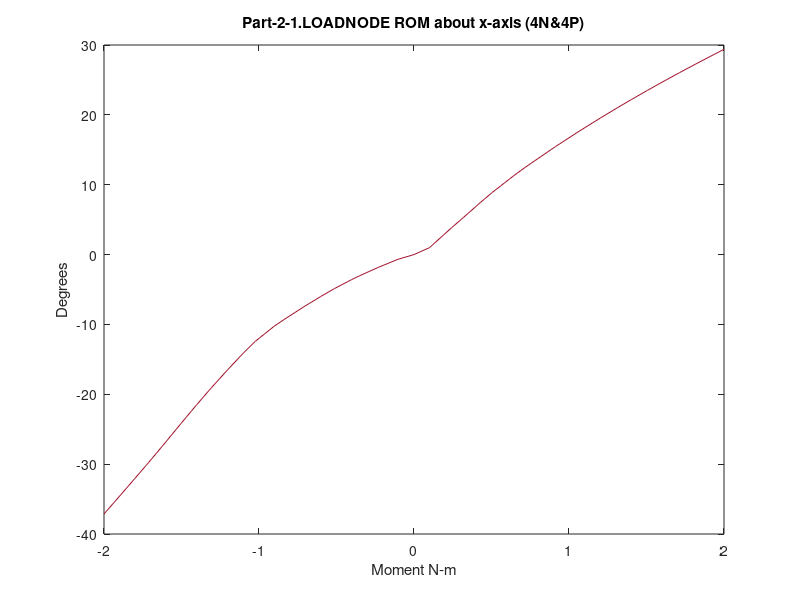

Recreate this plot in MATLAB. (Note: this script raises an error after producing the figure.)
%% Range of  motion for model14_Fixed_NoTether
%% Part-2-1.LOADNODE
% extension (4N) data converted to degrees
ta=[2 2.05126 2.11533 2.17471 2.20107 2.25678 2.30078 2.35474 2.41562 2.45083 2.5117 2.55021 2.60026 2.65289 2.70081 2.75198 2.8011 2.85607 2.90043 2.95245 3 ];
ur1a=(180/pi)*(0.0513636+[-0.0513636 -0.0630948 -0.0833367 -0.104069 -0.113836 -0.136405 -0.156061 -0.181474 -0.211865 -0.230282 -0.267977 -0.297193 -0.338408 -0.383483 -0.426384 -0.473713 -0.520012 -0.570882 -0.610705 -0.65737 -0.699426]);
ur2a=(180/pi)*(-0.001824+[0.001824 0.0078383 0.0104625 0.0114333 0.0117135 0.012101 0.0122037 0.0120423 0.0115877 0.0110205 0.00967559 0.00858998 0.00654983 0.00397714 0.00128525 -0.00192885 -0.00525435 -0.0089603 -0.0119557 -0.0157455 -0.0189979]);
ur3a=(180/pi)*(-0.0159571+[0.0159571 0.0189265 0.0208965 0.0222913 0.0229547 0.0245231 0.0259269 0.0276419 0.0294562 0.0303356 0.0315177 0.0321438 0.032618 0.032828 0.0327818 0.0325008 0.0319586 0.0313143 0.030657 0.0295235 0.0280957]);

% flexion (4P) data converted to degrees
tb=[2 2.05026 2.12154 2.16006 2.21479 2.25242 2.32555 2.36019 2.44483 2.45733 2.51914 2.56141 2.60341 2.65657 2.70193 2.75284 2.80008 2.85729 2.91018 2.97712 3];
ur1b=(180/pi)*(0.0513636+[-0.0513636 -0.0339467 0.0159154 0.0417386 0.0791263 0.103859 0.14791 0.167345 0.212369 0.218843 0.250038 0.270717 0.290851 0.315666 0.33627 0.358809 0.37925 0.403447 0.425302 0.45235 0.461506 ]);
ur2b=(180/pi)*(-0.001824+[0.001824 0.0154936 0.0276521 0.031707 0.0351786 0.0369315 0.0393431 0.0401966 0.0418761 0.0421012 0.0430631 0.0436324 0.0441868 0.0448705 0.0454363 0.0460249 0.046529 0.0471381 0.0477243 0.0484611 0.048722]);
ur3b=(180/pi)*(-0.0159571+[0.0159571 0.0244765 0.0324423 0.0346654 0.0367751 0.0377027 0.0377035 0.0373348 0.0361562 0.0359615 0.0350123 0.0343742 0.0337371 0.0329258 0.0322517 0.0314921 0.0307975 0.0300017 0.0293386 0.028551 0.0283071]);

% lateral bending (5N) data converted to degrees
ta5=[2 2.05026 2.11433 2.17371 2.20007 2.2594 2.31877 2.36096 2.42034 2.47043 2.5127 2.58779 2.63779 2.65263 2.70273 2.76565 2.80142 2.8609 2.90157 2.95756 3];
ur1a5=(180/pi)*(0.0513636+[-0.0513636 -0.0513002 -0.045112 -0.0404738 -0.0392229 -0.0394691 -0.0431355 -0.0478183 -0.0559666 -0.0648224 -0.0736507 -0.0917498 -0.104466 -0.10834 -0.121345 -0.136549 -0.144508 -0.156615 -0.16414 -0.173601 -0.180149]);
ur2a5=(180/pi)*(-0.001824+[0.001824 0.000112035 -0.0216703 -0.0463329 -0.0574612 -0.0824915 -0.107115 -0.124276 -0.147855 -0.167563 -0.184099 -0.212573 -0.230453 -0.235692 -0.252221 -0.270647 -0.280252 -0.295115 -0.304684 -0.317263 -0.326458]);
ur3a5=(180/pi)*(-0.0159571+[0.0159571 0.0129476 -0.00549314 -0.026291 -0.0356031 -0.0558261 -0.0744875 -0.0864679 -0.102477 -0.115409 -0.12604 -0.143768 -0.154457 -0.157485 -0.166721 -0.176453 -0.181414 -0.189084 -0.194023 -0.200406 -0.204942]);

% lateral bending (5P) data converted to degrees
tb5=[2 2.05026 2.12154 2.15397 2.21175 2.26507 2.30594 2.35377 2.40753 2.45988 2.50332 2.56615 2.60113 2.66023 2.70008 2.7573 2.80337 2.85729 2.91233 2.96086 3];
ur1b5=(180/pi)*(0.0513636+[-0.0513636 -0.0490266 -0.0367952 -0.0328807 -0.0291266 -0.0292993 -0.0316729 -0.0367585 -0.0451578 -0.0553682 -0.0652899 -0.0811736 -0.0907508 -0.107605 -0.118928 -0.133462 -0.14347 -0.153729 -0.162907 -0.170164 -0.175612]);
ur2b5=(180/pi)*(-0.001824+[0.001824 0.0286392 0.0716459 0.0904065 0.121256 0.147427 0.166231 0.187311 0.209992 0.231482 0.249007 0.273801 0.287286 0.308603 0.321403 0.336722 0.347663 0.359462 0.37083 0.380473 0.388012]);
ur3b5=(180/pi)*(-0.0159571+[0.0159571 0.0342667 0.0694097 0.085277 0.11136 0.133036 0.148188 0.16477 0.182243 0.198331 0.210823 0.228116 0.236842 0.249989 0.257804 0.266198 0.272001 0.278292 0.284356 0.289406 0.293262]);

% axial roation (6N) data converted to degrees.
ta6=[2 2.05026 2.10532 2.15068 2.23407 2.26532 2.33563 2.38563 2.43563 2.46688 2.50555 2.55206 2.60555 2.65607 2.70294 2.75304 2.80113 2.85856 2.90701 2.97041 3];
ur1a6=(180/pi)*(0.0513636+[-0.0513636 -0.0510046 -0.0426279 -0.0335659 -0.0131613 -0.00718469 0.00243961 0.00764763 0.0119614 0.014456 0.0171804 0.0201202 0.0231668 0.0258905 0.0282953 0.0308189 0.0332275 0.0361623 0.0387345 0.0423196 0.0440727]);
ur2a6=(180/pi)*(-0.001824+[0.001824 0.00261089 -0.0112754 -0.0253169 -0.0507096 -0.0588472 -0.0758896 -0.0870509 -0.0973627 -0.103453 -0.110587 -0.118793 -0.127822 -0.13589 -0.143074 -0.15039 -0.15702 -0.164405 -0.170326 -0.177669 -0.18096]);
ur3a6=(180/pi)*(-0.0159571+[0.0159571 0.00612835 -0.017569 -0.0408723 -0.0832099 -0.0964535 -0.122732 -0.13993 -0.155942 -0.165547 -0.176927 -0.18999 -0.204424 -0.217583 -0.229338 -0.24149 -0.252786 -0.265805 -0.276488 -0.290174 -0.29649]);

% axial rotation (6P) data converted to degrees
tb6=[2 2.05126 2.11533 2.16533 2.2247 2.25107 2.30206 2.35204 2.40323 2.45375 2.52804 2.55155 2.62764 2.65371 2.71895 2.75421 2.81684 2.85161 2.90752 2.95451 3];
ur1b6=(180/pi)*(0.0513636+[-0.0513636 -0.0504776 -0.0503945 -0.0493467 -0.0469896 -0.0454078 -0.0413283 -0.0364855 -0.0310634 -0.025802 -0.0190206 -0.0170691 -0.0115437 -0.00977694 -0.0054829 -0.00312531 0.00131652 0.00388501 0.00818198 0.011814 0.0152878]);
ur2b6=(180/pi)*(-0.001824+[0.001824 0.00681102 0.0170942 0.0273135 0.0406647 0.0470281 0.0600475 0.0732691 0.0868575 0.0998955 0.118042 0.123632 0.141086 0.146914 0.161172 0.168719 0.181719 0.188741 0.199644 0.208422 0.216613]);
ur3b6=(180/pi)*(-0.0159571+[0.0159571 0.0219112 0.0371553 0.0528612 0.0737151 0.0837548 0.104476 0.125759 0.147736 0.168833 0.197882 0.206693 0.233681 0.24247 0.263602 0.274653 0.293576 0.303816 0.319817 0.332793 0.344921]);

%% Part-2-1.N-C4-EP
% extension (4N) data converted to degrees
tc=[2 2.05126 2.11533 2.17471 2.20107 2.25678 2.30078 2.35474 2.41562 2.45083 2.5117 2.55021 2.60026 2.65289 2.70081 2.75198 2.8011 2.85607 2.90043 2.95245 3 ];
ur1c=(180/pi)*(0.0621789+[-0.0621789 -0.0700233 -0.0828961 -0.0960659 -0.102847 -0.119439 -0.134431 -0.154488 -0.179325 -0.194594 -0.227027 -0.252625 -0.288897 -0.329127 -0.367928 -0.411001 -0.453127 -0.499359 -0.535612 -0.578304 -0.616631]);
ur2c=(180/pi)*(-0.000881437+[0.000881437 0.0069705 0.010491 0.0132299 0.0143883 0.0167015 0.0183008 0.0197466 0.0207372 0.0210336 0.0212875 0.021241 0.0207236 0.0198262 0.0185641 0.0167416 0.0146364 0.012088 0.00989958 0.00682497 0.00410041]);
ur3c=(180/pi)*(-0.012901+[0.012901 0.0157126 0.0179525 0.0201952 0.0212937 0.0237879 0.0257847 0.0280144 0.0301414 0.0312005 0.0326758 0.0334095 0.0340113 0.0343445 0.034337 0.0339763 0.0332303 0.0322116 0.031199 0.0296044 0.0277132]);

% flexion (4P) data converted to degrees
td=[2 2.05026 2.12154 2.16006 2.21479 2.25242 2.32555 2.36019 2.44483 2.45733 2.51914 2.56141 2.60341 2.65657 2.70193 2.75284 2.80008 2.85729 2.91018 2.97712 3];
ur1d=(180/pi)*(0.0621789+[-0.0621789 -0.0503202 -0.00886261 0.0122436 0.0429597 0.0629449 0.0976661 0.112611 0.146919 0.151835 0.175509 0.19121 0.206453 0.225214 0.240787 0.257828 0.273256 0.291502 0.307973 0.328399 0.335316]);
ur2d=(180/pi)*(-0.000881437+[0.000881437 0.0134853 0.0246169 0.0282006 0.0311148 0.0325167 0.0343641 0.0349818 0.0361827 0.0363463 0.0370276 0.0374145 0.0377842 0.0382584 0.0386537 0.0390926 0.0394902 0.0399961 0.0404785 0.0410881 0.0412942]);
ur3d=(180/pi)*(-0.012901+[0.012901 0.0208041 0.0284685 0.0306106 0.0326634 0.0335915 0.0336772 0.0333658 0.0323613 0.0321997 0.0314408 0.0309372 0.0304445 0.0298216 0.0293007 0.0287184 0.0282031 0.0276231 0.027111 0.026509 0.026308 ]);

% lateral bending (5N) data converted to degrees
tc5=[2 2.05026 2.11433 2.17371 2.20007 2.2594 2.31877 2.36096 2.42034 2.47043 2.5127 2.58779 2.63779 2.65263 2.70273 2.76565 2.80142 2.8609 2.90157 2.95756 3];
ur1c5=(180/pi)*(0.0621789+[-0.0621789 -0.0620264 -0.0545439 -0.0484793 -0.0465711 -0.0451011 -0.0465149 -0.0496444 -0.0558365 -0.0632569 -0.0709252 -0.0871621 -0.0987327 -0.102254 -0.114052 -0.127773 -0.134922 -0.145633 -0.152298 -0.160696 -0.166575]);
ur2c5=(180/pi)*(-0.000881437+[0.000881437 0.00326221 -0.011875 -0.0302361 -0.0386495 -0.0577833 -0.0764783 -0.089543 -0.10782 -0.123392 -0.136592 -0.159568 -0.174095 -0.178343 -0.191596 -0.206084 -0.213517 -0.224827 -0.232073 -0.241509 -0.248373]);
ur3c5=(180/pi)*(-0.012901+[0.012901 0.0125327 -0.00147924 -0.0179866 -0.0254283 -0.0416417 -0.0563778 -0.0657436 -0.0784185 -0.0889071 -0.0977032 -0.112635 -0.121718 -0.124276 -0.131979 -0.139899 -0.143888 -0.150007 -0.153942 -0.158989 -0.162596]);

% lateral bending (5P) data converted to degrees
td5=[2 2.05026 2.12154 2.15397 2.21175 2.26507 2.30594 2.35377 2.40753 2.45988 2.50332 2.56615 2.60113 2.66023 2.70008 2.7573 2.80337 2.85729 2.91233 2.96086 3];
ur1d5=(180/pi)*(0.0621789+[-0.0621789 -0.0606846 -0.0488041 -0.0449876 -0.0413924 -0.0414924 -0.0436881 -0.0485408 -0.0566398 -0.0664794 -0.0759532 -0.09121 -0.100393 -0.116417 -0.127198 -0.140924 -0.150343 -0.15998 -0.168586 -0.175432 -0.180603]);
ur2d5=(180/pi)*(-0.000881437+[0.000881437 0.0224589 0.0576795 0.0729082 0.0976503 0.118363 0.133134 0.149587 0.16725 0.184098 0.197915 0.217635 0.228363 0.245218 0.255188 0.266652 0.274673 0.283214 0.291338 0.29816 0.303512]);
ur3d5=(180/pi)*(-0.012901+[0.012901 0.0275127 0.0571845 0.0705319 0.0922882 0.110156 0.122589 0.136126 0.150481 0.163803 0.174181 0.188757 0.196063 0.207011 0.213519 0.220167 0.224659 0.229483 0.234075 0.237866 0.240779]);

% axial rotation (6N) data converted to degrees
tc6=[2 2.05026 2.10532 2.15068 2.23407 2.26532 2.33563 2.38563 2.43563 2.46688 2.50555 2.55206 2.60555 2.65607 2.70294 2.75304 2.80113 2.85856 2.90701 2.97041 3];
ur1c6=(180/pi)*(0.0621789+[-0.0621789 -0.0621284 -0.053235 -0.0436875 -0.0223806 -0.0162299 -0.00627148 -0.000804951 0.00372868 0.00631583 0.00910946 0.0120567 0.015074 0.0177201 0.0199891 0.0222935 0.0244396 0.0269785 0.029174 0.0322197 0.0336978]);
ur2c6=(180/pi)*(-0.000881437+[0.000881437 0.00446454 -0.00511759 -0.0156444 -0.0348113 -0.0407599 -0.0531264 -0.0611621 -0.0685565 -0.072927 -0.0780663 -0.084061 -0.090774 -0.0968582 -0.102308 -0.107896 -0.113013 -0.11875 -0.123346 -0.129043 -0.131598]);
ur3c6=(180/pi)*(-0.012901+[0.012901 0.00588713 -0.0137407 -0.0336508 -0.0697041 -0.0806592 -0.101971 -0.115795 -0.128555 -0.136188 -0.145201 -0.155559 -0.16699 -0.177425 -0.186766 -0.196413 -0.205398 -0.215732 -0.224202 -0.235016 -0.239966]);

% axial rotation (6P) data converted to degrees
td6=[2 2.05126 2.11533 2.16533 2.2247 2.25107 2.30206 2.35204 2.40323 2.45375 2.52804 2.55155 2.62764 2.65371 2.71895 2.75421 2.81684 2.85161 2.90752 2.95451 3];
ur1d6=(180/pi)*(0.0621789+[-0.0621789 -0.0622207 -0.0620444 -0.0607921 -0.058138 -0.0564144 -0.0520049 -0.0469182 -0.0412817 -0.0358627 -0.0288005 -0.0267244 -0.0206179 -0.0186735 -0.013997 -0.011405 -0.00659927 -0.00388954 0.000453262 0.00402002 0.00740695]);
ur2d6=(180/pi)*(-0.000881437+[0.000881437 0.00393277 0.0105538 0.0176399 0.0271613 0.0317811 0.0413302 0.050861 0.0604996 0.0695805 0.0822573 0.0861957 0.098727 0.103003 0.113649 0.119368 0.129349 0.134795 0.143345 0.150287 0.156787]);
ur3d6=(180/pi)*(-0.012901+[0.012901 0.0167372 0.0282509 0.0407853 0.0578091 0.0661457 0.0834927 0.10124 0.119392 0.136616 0.160275 0.167437 0.189355 0.19653 0.213864 0.222955 0.238595 0.247088 0.260378 0.271166 0.281248]);

%% part-2-1.N-C5-EP
% extension (4N) data converted to degrees
te=[2 2.05126 2.11533 2.17471 2.20107 2.25678 2.30078 2.35474 2.41562 2.45083 2.5117 2.55021 2.60026 2.65289 2.70081 2.75198 2.8011 2.85607 2.90043 2.95245 3 ];
ur1e=(180/pi)*(0.0417456+[-0.0417456 -0.0337118 -0.031639 -0.0332736 -0.0347231 -0.0391139 -0.0440605 -0.0522221 -0.0641011 -0.0720133 -0.0859586 -0.0939789 -0.10425 -0.115231 -0.12504 -0.135492 -0.14566 -0.157994 -0.168824 -0.182004 -0.194767]);
ur2e=(180/pi)*(0.0068242+[-0.0068242 -0.00297963 0.00123739 0.00464503 0.0059024 0.00804297 0.00937615 0.0107978 0.0120152 0.0125327 0.0133788 0.0138443 0.0141206 0.013886 0.0131641 0.0119219 0.0103544 0.00845227 0.00662881 0.00393006 0.00108087]);
ur3e=(180/pi)*(-0.00109566+[0.00109566 0.00153793 0.00366115 0.00571079 0.00650944 0.00797255 0.00902464 0.0103962 0.0118461 0.0125958 0.0137922 0.0143995 0.014819 0.0148626 0.0145134 0.0138036 0.0127987 0.0116153 0.0105157 0.00890576 0.00717516]);

% flexion (4P) data converted to degrees
tf=[2 2.05026 2.12154 2.16006 2.21479 2.25242 2.32555 2.36019 2.44483 2.45733 2.51914 2.56141 2.60341 2.65657 2.70193 2.75284 2.80008 2.85729 2.91018 2.97712 3];
ur1f=(180/pi)*(0.0417456+[-0.0417456 -0.0295769 -0.0138022 0.00128415 0.0242803 0.0382941 0.0617246 0.0716292 0.0941681 0.0974136 0.113105 0.123567 0.133741 0.146301 0.15677 0.168232 0.178595 0.190804 0.201793 0.215333 0.219845 ]);
ur2f=(180/pi)*(0.0068242+[-0.0068242 0.000349367 0.00638444 0.00882378 0.0107152 0.0118228 0.0137518 0.0146192 0.0164268 0.0166687 0.0177671 0.0184186 0.0190356 0.0197852 0.0203863 0.0210293 0.0215963 0.0222873 0.0229128 0.0236697 0.0239135]);
ur3f=(180/pi)*(-0.00109566+[0.00109566 0.00395503 0.00761178 0.00857166 0.00949079 0.00990603 0.00961481 0.00931266 0.00869921 0.00861142 0.00811306 0.00778965 0.00748127 0.00709019 0.00676828 0.00639484 0.00606783 0.00570703 0.00539223 0.00502617 0.00490356]);

% lateral bending (5N) data converted to degrees
te5=[2 2.05026 2.11433 2.17371 2.20007 2.2594 2.31877 2.36096 2.42034 2.47043 2.5127 2.58779 2.63779 2.65263 2.70273 2.76565 2.80142 2.8609 2.90157 2.95756 3];
ur1e5=(180/pi)*(0.0417456+[-0.0417456 -0.0291699 -0.0222309 -0.019125 -0.0186957 -0.0198598 -0.0229473 -0.0267908 -0.033773 -0.0414469 -0.0489652 -0.0643476 -0.0750542 -0.0782417 -0.0885813 -0.100151 -0.10607 -0.114778 -0.120133 -0.126867 -0.131618]);
ur2e5=(180/pi)*(0.0068242+[-0.0068242 -0.00243428 -0.0084431 -0.0183532 -0.0231792 -0.035203 -0.0478542 -0.0570688 -0.0703677 -0.0820528 -0.0920982 -0.109694 -0.120762 -0.123945 -0.133694 -0.143859 -0.14892 -0.156422 -0.161125 -0.167093 -0.171331]);
ur3e5=(180/pi)*(-0.00109566+[0.00109566 0.00196275 -0.00387533 -0.0125787 -0.0166559 -0.0258095 -0.0347134 -0.0406304 -0.0490193 -0.0563351 -0.0626784 -0.073716 -0.0804505 -0.0822749 -0.0876667 -0.0928386 -0.095353 -0.0991211 -0.101504 -0.104469 -0.106604]);

% lateral bending (5P) data converted to degrees
tf5=[2 2.05026 2.12154 2.15397 2.21175 2.26507 2.30594 2.35377 2.40753 2.45988 2.50332 2.56615 2.60113 2.66023 2.70008 2.7573 2.80337 2.85729 2.91233 2.96086 3];
ur1f5=(180/pi)*(0.0417456+[-0.0417456 -0.0299589 -0.0258116 -0.0254744 -0.0257808 -0.0279887 -0.0312581 -0.0368319 -0.0453376 -0.0551892 -0.0645228 -0.0793628 -0.0881894 -0.103228 -0.113024 -0.125049 -0.133384 -0.141843 -0.149441 -0.155521 -0.160055]);
ur2f5=(180/pi)*(0.0068242+[-0.0068242 0.004609 0.0246653 0.0338607 0.0502558 0.065066 0.075903 0.088143 0.101435 0.114204 0.124803 0.140027 0.148238 0.160927 0.168066 0.175707 0.18088 0.186202 0.19121 0.195387 0.198624]);
ur3f5=(180/pi)*(-0.00109566+[0.00109566 0.00629067 0.021513 0.0291392 0.0429492 0.0552768 0.0641252 0.0739954 0.0847492 0.0948524 0.102825 0.1142 0.119774 0.127963 0.132595 0.136696 0.139377 0.142112 0.144711 0.146873 0.148591]);

% axial rotation (6N) data converted to degrees
te6=[2 2.05026 2.10532 2.15068 2.23407 2.26532 2.33563 2.38563 2.43563 2.46688 2.50555 2.55206 2.60555 2.65607 2.70294 2.75304 2.80113 2.85856 2.90701 2.97041 3];
ur1e6=(180/pi)*(0.0417456+[-0.0417456 -0.0292419 -0.0217303 -0.0158887 -0.0107317 -0.00790798 -0.00116443 0.00312698 0.00695123 0.00916155 0.0115002 0.0139417 0.0164658 0.0186769 0.0205177 0.0223711 0.0241103 0.0262195 0.0280805 0.0306376 0.0318618]);
ur2e6=(180/pi)*(0.0068242+[-0.0068242 -0.00167991 -0.0041788 -0.0087683 -0.0185983 -0.0223755 -0.0300191 -0.0348555 -0.0395051 -0.0422964 -0.0456105 -0.0495182 -0.0538615 -0.0577707 -0.061293 -0.0649133 -0.0682428 -0.0719851 -0.0749761 -0.0785869 -0.0801681]);
ur3e6=(180/pi)*(-0.00109566+[0.00109566 -0.00341878 -0.0143506 -0.0261454 -0.0448566 -0.0513186 -0.0644953 -0.0731083 -0.0812261 -0.086114 -0.0918712 -0.0984901 -0.105769 -0.112372 -0.118262 -0.1243 -0.129913 -0.136375 -0.141671 -0.148351 -0.151379]);

% axial rotation (6P) data converted to degrees
tf6=[2 2.05126 2.11533 2.16533 2.2247 2.25107 2.30206 2.35204 2.40323 2.45375 2.52804 2.55155 2.62764 2.65371 2.71895 2.75421 2.81684 2.85161 2.90752 2.95451 3];
ur1f6=(180/pi)*(0.0417456+[-0.0417456 -0.0389699 -0.0359179 -0.0337268 -0.0311862 -0.0301056 -0.0281378 -0.0259328 -0.0240949 -0.0220161 -0.0180726 -0.016708 -0.0121905 -0.0106843 -0.00677025 -0.00460177 -0.000696525 0.00146789 0.00495019 0.00793695 0.0108585]);
ur2f6=(180/pi)*(0.0068242+[-0.0068242 -0.00635886 -0.00483529 -0.00299051 -0.000260341 0.00118639 0.0043408 0.00793059 0.0119174 0.0164838 0.0240121 0.0264746 0.034612 0.0374418 0.0445985 0.0484697 0.0552647 0.0590081 0.0649647 0.069873 0.074477]);
ur3f6=(180/pi)*(-0.00109566+[0.00109566 0.00183497 0.00721268 0.0137098 0.0229868 0.0277037 0.0377578 0.0484899 0.0594208 0.0702432 0.0861228 0.0910318 0.106191 0.111139 0.123114 0.129356 0.140028 0.145811 0.154879 0.162281 0.169198]);

%% part-2-1.N-C6-EP
% extension (4N) data converted to degrees
tg=[2 2.05126 2.11533 2.17471 2.20107 2.25678 2.30078 2.35474 2.41562 2.45083 2.5117 2.55021 2.60026 2.65289 2.70081 2.75198 2.8011 2.85607 2.90043 2.95245 3 ];
ur1g=(180/pi)*(0.0202086+[-0.0202086 -0.00850091 -0.00105492 0.00266735 0.00365639 0.00459244 0.00429409 0.00264795 -0.00117414 -0.00424426 -0.0101512 -0.0135355 -0.017569 -0.0218955 -0.0259454 -0.0304387 -0.035181 -0.0416025 -0.0476574 -0.0552864 -0.0629778]);
ur2g=(180/pi)*(0.00413153+[-0.00413153 -0.00257935 0.000274713 0.00203225 0.00265605 0.00366839 0.00423031 0.00482512 0.00530358 0.00547316 0.00584365 0.00612566 0.00632887 0.0064596 0.00646163 0.00632813 0.00597476 0.00529794 0.0046728 0.00397949 0.00304245]);
ur3g=(180/pi)*(0.00157139+[-0.00157139 -0.00253623 -0.00154431 -0.000837419 -0.000575263 -7.15318E-005 0.000320804 0.000912193 0.00164177 0.00204085 0.00275676 0.00316495 0.00348277 0.0037569 0.0039107 0.00398118 0.00387021 0.00356455 0.00330931 0.00307997 0.00268729]);

% flexion (4P) data converted to degrees
tf=[2 2.05026 2.12154 2.16006 2.21479 2.25242 2.32555 2.36019 2.44483 2.45733 2.51914 2.56141 2.60341 2.65657 2.70193 2.75284 2.80008 2.85729 2.91018 2.97712 3];
ur1h=(180/pi)*(0.0202086+[-0.0202086 -0.00846075 -0.00592134 -0.00133407 0.00990692 0.0181191 0.0306947 0.0358844 0.0476516 0.0493326 0.0573989 0.0627154 0.0678854 0.0742726 0.0795916 0.0853891 0.0906037 0.0967471 0.10229 0.109075 0.111329]);
ur2h=(180/pi)*(0.00413153+[-0.00413153 -0.000695439 0.00256731 0.00420845 0.0058271 0.00626651 0.00725939 0.0077422 0.00882686 0.00897132 0.00960357 0.00997304 0.0102938 0.010657 0.0109416 0.0112354 0.011492 0.0118318 0.0121386 0.0125069 0.0126226 ]);
ur3h=(180/pi)*(0.00157139+[-0.00157139 -0.00108205 0.00122588 0.0022334 0.00318233 0.0035863 0.00321479 0.00295391 0.00243981 0.00236925 0.00202334 0.00180356 0.00159084 0.00130956 0.00108003 0.00085086 0.000658774 0.000441773 0.000249344 3.36956E-005 -3.79127E-005]);

% lateral bending (5N) data converted to degrees
tg5=[2 2.05026 2.11433 2.17371 2.20007 2.2594 2.31877 2.36096 2.42034 2.47043 2.5127 2.58779 2.63779 2.65263 2.70273 2.76565 2.80142 2.8609 2.90157 2.95756 3];
ur1g5=(180/pi)*(0.0202086+[-0.0202086 -0.00516334 0.000696485 0.00456915 0.00578511 0.00684352 0.00630302 0.0045705 0.00067271 -0.00383161 -0.00820183 -0.0171117 -0.0235503 -0.0252987 -0.0306915 -0.0374735 -0.0409981 -0.0461642 -0.0494185 -0.0536397 -0.0567082]);
ur2g5=(180/pi)*(0.00413153+[-0.00413153 -0.000226056 -0.000384412 -0.00370328 -0.0057512 -0.0113352 -0.0178143 -0.022847 -0.0305272 -0.0374277 -0.0432997 -0.0535215 -0.0600614 -0.0618242 -0.0670169 -0.0728339 -0.0757247 -0.0799372 -0.0825718 -0.0859621 -0.0883981]);
ur3g5=(180/pi)*(0.00157139+[-0.00157139 -0.000775315 -0.0015513 -0.00465239 -0.00636692 -0.0103302 -0.0142797 -0.0168961 -0.020807 -0.0243583 -0.0275181 -0.0330707 -0.0365491 -0.0373746 -0.0396638 -0.0422823 -0.0435419 -0.0453672 -0.0465021 -0.0479232 -0.0489612]);

% lateral bending (5P) data converted to degrees
th5=[2 2.05026 2.12154 2.15397 2.21175 2.26507 2.30594 2.35377 2.40753 2.45988 2.50332 2.56615 2.60113 2.66023 2.70008 2.7573 2.80337 2.85729 2.91233 2.96086 3];
ur1h5=(180/pi)*(0.0202086+[-0.0202086 -0.00538992 6.56467E-005 0.00163881 0.00327298 0.00310409 0.00151549 -0.00182919 -0.00774614 -0.0147191 -0.021241 -0.031645 -0.0377946 -0.0477342 -0.0534651 -0.0611024 -0.0665014 -0.0719299 -0.0767721 -0.0807263 -0.0836973]);
ur2h5=(180/pi)*(0.00413153+[-0.00413153 -0.000133972 0.00732719 0.0117477 0.0203742 0.0286903 0.0350271 0.0424193 0.0509512 0.0592228 0.0661021 0.076049 0.0814635 0.0895109 0.0934944 0.097906 0.100831 0.103714 0.106358 0.108588 0.110305]);
ur3h5=(180/pi)*(0.00157139+[-0.00157139 -0.00157937 0.00351297 0.0069082 0.0136826 0.0201577 0.0250547 0.030638 0.0371379 0.0433028 0.0480737 0.0550637 0.0584651 0.0631777 0.0653779 0.067629 0.06907 0.0704733 0.0717349 0.0728002 0.0736436]);

% axial rotation (6N) data converted to degrees
tg6=[2 2.05026 2.10532 2.15068 2.23407 2.26532 2.33563 2.38563 2.43563 2.46688 2.50555 2.55206 2.60555 2.65607 2.70294 2.75304 2.80113 2.85856 2.90701 2.97041 3];
ur1g6=(180/pi)*(0.0202086+[-0.0202086 -0.00470367 0.000634824 0.00315308 0.00587277 0.00720229 0.00980584 0.0113014 0.0126563 0.0134993 0.0144277 0.0155411 0.0167037 0.0177891 0.0188858 0.0200677 0.0212106 0.0225718 0.0237697 0.0253884 0.026149]);
ur2g6=(180/pi)*(0.00413153+[-0.00413153 -0.000365712 0.00021514 -0.00180128 -0.00701427 -0.00915139 -0.0136993 -0.0167338 -0.0195621 -0.0211764 -0.0230262 -0.0251545 -0.0274682 -0.029525 -0.0312694 -0.0330455 -0.0346781 -0.0365367 -0.0380655 -0.0399295 -0.0407515]);
ur3g6=(180/pi)*(0.00157139+[-0.00157139 -0.00438524 -0.00805593 -0.0123495 -0.0207785 -0.0239279 -0.0305379 -0.0349733 -0.0391514 -0.0416849 -0.0446635 -0.0480977 -0.0518545 -0.0552654 -0.0582543 -0.0613074 -0.0641273 -0.0673955 -0.0701141 -0.0735438 -0.0750885]);

% axial rotation (6P) data converted to degrees
th6=[2 2.05126 2.11533 2.16533 2.2247 2.25107 2.30206 2.35204 2.40323 2.45375 2.52804 2.55155 2.62764 2.65371 2.71895 2.75421 2.81684 2.85161 2.90752 2.95451 3];
ur1h6=(180/pi)*(0.0202086+[-0.0202086 -0.0167204 -0.0132216 -0.0110668 -0.00921485 -0.00863535 -0.00803393 -0.00799658 -0.00779297 -0.00730269 -0.00572368 -0.00509837 -0.00242565 -0.00131448 0.00162836 0.00311429 0.00554956 0.00686431 0.00893892 0.0106863 0.0124009]);
ur2h6=(180/pi)*(0.00413153+[-0.00413153 -0.00419481 -0.00419224 -0.00431638 -0.00421321 -0.00411176 -0.00385928 -0.00341484 -0.00246783 -0.000830989 0.00302222 0.00447171 0.00944733 0.011234 0.015863 0.0184202 0.0229496 0.0254664 0.0294953 0.0328243 0.0359316]);
ur3h6=(180/pi)*(0.00157139+[-0.00157139 -0.00180631 0.000354767 0.00278483 0.00598724 0.00745414 0.0104434 0.0137202 0.0180135 0.022765 0.0305389 0.033085 0.0413335 0.044137 0.0510539 0.0546803 0.0609295 0.0643531 0.0697643 0.074193 0.0783243]);

%% part-2-1.N-C7-EP
% flexion (4N) data converted to degrees
ti=[2 2.05126 2.11533 2.17471 2.20107 2.25678 2.30078 2.35474 2.41562 2.45083 2.5117 2.55021 2.60026 2.65289 2.70081 2.75198 2.8011 2.85607 2.90043 2.95245 3 ];
ur1i=(180/pi)*(1.15648E-005+[-1.15648E-005 4.30729E-005 8.31911E-005 0.000111306 0.000121871 0.000141733 0.000154231 0.000165461 0.000173034 0.000175262 0.000175347 0.000175173 0.000174254 0.000171791 0.000168286 0.000163154 0.000157249 0.000146595 0.000134241 0.000117132 9.91419E-005]);
ur2i=(180/pi)*(2.27513E-005+[-2.27513E-005 -2.15049E-005 -1.70445E-005 -1.10712E-005 -8.58312E-006 -3.93556E-006 -8.12798E-007 2.76842E-006 5.99604E-006 7.35488E-006 1.00208E-005 1.20991E-005 1.53873E-005 1.84899E-005 2.09785E-005 2.38851E-005 2.62394E-005 2.83524E-005 2.94478E-005 3.06563E-005 3.10734E-005]);
ur3i=(180/pi)*(-7.63707E-006+[7.63707E-006 -8.72357E-007 -2.07657E-006 -4.45694E-006 -5.60896E-006 -8.22014E-006 -1.01717E-005 -1.24981E-005 -1.46456E-005 -1.57458E-005 -1.85312E-005 -2.01535E-005 -2.31596E-005 -2.68836E-005 -3.05738E-005 -3.48752E-005 -3.9659E-005 -4.55663E-005 -4.99665E-005 -5.50357E-005 -5.96133E-005 ]);

% extension (4P) data converted to degrees
th=[2 2.05026 2.12154 2.16006 2.21479 2.25242 2.32555 2.36019 2.44483 2.45733 2.51914 2.56141 2.60341 2.65657 2.70193 2.75284 2.80008 2.85729 2.91018 2.97712 3];
ur1j=(180/pi)*(1.15648E-005+[-1.15648E-005 2.86451E-005 1.1213E-005 9.62844E-006 2.23377E-005 5.70918E-005 0.000136117 0.000170171 0.000244455 0.000255147 0.000306181 0.000340468 0.000374686 0.000418466 0.000456237 0.000498651 0.000538325 0.000586397 0.00063079 0.000687068 0.000706182 ]);
ur2j=(180/pi)*(2.27513E-005+[-2.27513E-005 -1.80302E-005 -1.29371E-005 -9.60309E-006 -4.1377E-006 -1.40139E-006 7.40219E-007 1.80878E-006 4.16831E-006 4.53103E-006 6.45837E-006 7.57269E-006 8.4959E-006 9.5789E-006 1.05137E-005 1.15222E-005 1.24038E-005 1.33412E-005 1.42542E-005 1.5493E-005 1.59224E-005]);
ur3j=(180/pi)*(-7.63707E-006+[7.63707E-006 -6.95293E-007 2.01318E-006 3.02833E-006 3.1748E-006 7.83472E-007 -5.30077E-006 -8.47528E-006 -1.57452E-005 -1.67869E-005 -2.17107E-005 -2.50096E-005 -2.83115E-005 -3.2555E-005 -3.62288E-005 -4.03179E-005 -4.41719E-005 -4.89328E-005 -5.33611E-005 -5.89763E-005 -6.08997E-005]);

% lateral bending (5N) data converted to degrees
ti5=[2 2.05026 2.11433 2.17371 2.20007 2.2594 2.31877 2.36096 2.42034 2.47043 2.5127 2.58779 2.63779 2.65263 2.70273 2.76565 2.80142 2.8609 2.90157 2.95756 3];
ur1i5=(180/pi)*(1.15648E-005+[-1.15648E-005 4.81631E-005 6.45709E-005 8.1374E-005 9.05943E-005 0.000110704 0.000130236 0.000143348 0.000159877 0.000170314 0.000175435 0.000174707 0.000167124 0.000162566 0.000145978 0.000119465 0.000103653 7.79217E-005 6.1138E-005 3.88218E-005 2.2146E-005]);
ur2i5=(180/pi)*(2.27513E-005+[-2.27513E-005 -1.46003E-005 -6.83395E-006 -1.05738E-005 -1.49565E-005 -2.81903E-005 -4.38305E-005 -5.59299E-005 -7.38942E-005 -9.00772E-005 -0.000104774 -0.000132128 -0.000151724 -0.000158361 -0.000180739 -0.00020919 -0.000224883 -0.000249901 -0.000266512 -0.000288679 -0.000305266]);
ur3i5=(180/pi)*(-7.63707E-006+[7.63707E-006 7.84692E-006 1.26976E-005 1.40728E-005 1.35373E-005 1.28983E-005 1.26797E-005 1.33604E-005 1.59927E-005 1.95644E-005 2.35806E-005 3.26237E-005 4.01777E-005 4.21402E-005 5.13484E-005 6.33584E-005 7.07411E-005 8.32204E-005 9.1761E-005 0.000103381 0.000112257 ]);

% lateral bending (5P) data converted to degrees
tj5=[2 2.05026 2.12154 2.15397 2.21175 2.26507 2.30594 2.35377 2.40753 2.45988 2.50332 2.56615 2.60113 2.66023 2.70008 2.7573 2.80337 2.85729 2.91233 2.96086 3];
ur1j5=(180/pi)*(1.15648E-005+[-0.00157139 -0.00157937 0.00351297 0.0069082 0.0136826 0.0201577 0.0250547 0.030638 0.0371379 0.0433028 0.0480737 0.0550637 0.0584651 0.0631777 0.0653779 0.067629 0.06907 0.0704733 0.0717349 0.0728002 0.0736436]);
ur2j5=(180/pi)*(2.27513E-005+[-2.27513E-005 -2.08304E-005 -1.23832E-005 -5.10951E-006 1.04246E-005 2.72386E-005 4.10624E-005 5.73425E-005 7.54955E-005 9.34265E-005 0.000108322 0.000130635 0.000143852 0.00016974 0.000189677 0.000216375 0.000235801 0.000257733 0.000278569 0.00029652 0.000311073]);
ur3j5=(180/pi)*(-7.63707E-006+[7.63707E-006 -9.3678E-006 -1.35601E-005 -1.33455E-005 -1.23267E-005 -1.19189E-005 -1.22739E-005 -1.39446E-005 -1.72562E-005 -2.09898E-005 -2.50079E-005 -3.28037E-005 -3.63749E-005 -4.60025E-005 -5.0988E-005 -5.78621E-005 -6.42307E-005 -7.17359E-005 -7.94815E-005 -8.61547E-005 -9.17589E-005]);

% axial rotation (6N) data converted to degrees
tj6=[2 2.05026 2.10532 2.15068 2.23407 2.26532 2.33563 2.38563 2.43563 2.46688 2.50555 2.55206 2.60555 2.65607 2.70294 2.75304 2.80113 2.85856 2.90701 2.97041 3];
ur1j6=(180/pi)*(1.15648E-005+[-1.15648E-005 4.29328E-005 4.95286E-005 4.84207E-005 5.1093E-005 5.66698E-005 7.52779E-005 8.92786E-005 0.000103663 0.000113267 0.000124946 0.000138229 0.000152643 0.000166167 0.000179514 0.000193839 0.000207596 0.000223756 0.000237193 0.000255194 0.000263704]);
ur2j6=(180/pi)*(2.27513E-005+[-2.27513E-005 -1.03723E-006 2.885E-005 4.78646E-005 6.82999E-005 7.40918E-005 8.50649E-005 9.14228E-005 9.75613E-005 0.000101027 0.00010537 0.000111025 0.000117121 0.000122526 0.000127424 0.000132493 0.000137103 0.000142599 0.000147378 0.000153519 0.000156478]);
ur3j6=(180/pi)*(-7.63707E-006+[7.63707E-006 -3.7165E-005 -8.99309E-005 -0.000135237 -0.000223541 -0.000257669 -0.000331791 -0.000383956 -0.000436255 -0.000469106 -0.000509558 -0.00055803 -0.000613345 -0.00066556 -0.000714007 -0.000765776 -0.000815398 -0.000874593 -0.000924383 -0.000989416 -0.00101979]);

% axial rotation (6P) data converted to degrees
ti6=[2 2.05126 2.11533 2.16533 2.2247 2.25107 2.30206 2.35204 2.40323 2.45375 2.52804 2.55155 2.62764 2.65371 2.71895 2.75421 2.81684 2.85161 2.90752 2.95451 3];
ur1i6=(180/pi)*(1.15648E-005+[-1.15648E-005 8.14754E-006 2.50301E-005 3.31962E-005 4.11976E-005 4.32119E-005 4.42277E-005 4.01407E-005 3.13661E-005 2.15374E-005 1.17858E-005 9.76351E-006 1.07668E-005 1.23465E-005 2.21049E-005 3.31601E-005 5.63919E-005 7.05389E-005 9.3997E-005 0.000115639 0.000138731]);
ur2i6=(180/pi)*(2.27513E-005+[-2.27513E-005 -2.30528E-005 -3.4002E-005 -4.74118E-005 -6.89056E-005 -8.00427E-005 -0.000103353 -0.000129211 -0.000160759 -0.000191985 -0.000234122 -0.00024675 -0.000280466 -0.000290805 -0.000311373 -0.000319869 -0.000329598 -0.000333637 -0.000337686 -0.000338657 -0.000337326]);
ur3i6=(180/pi)*(-7.63707E-006+[7.63707E-006 1.09365E-005 3.88534E-005 6.91607E-005 0.000110597 0.000130906 0.000173137 0.000218718 0.000274269 0.000331439 0.000417812 0.000445346 0.000533746 0.000563472 0.000634868 0.000672418 0.000736833 0.000772307 0.000828544 0.00087576 0.000921884]);

%% join ROM data
% LOADNODE
% (4N&4P)
u1a=[flip(ur1a(2:21)),ur1b];
u2a=[flip(ur2a(2:21)),ur2b];
u3a=[flip(ur3a(2:21)),ur3b];
t1=[2*(-1*flip(ta(2:21))+2),(tb-2)*2];

%(5N&5P)
t2=[2*(-1*flip(ta5(2:21))+2),(tb5-2)*2];
u1a5=[flip(ur1a5(2:21)),ur1b5];
u2a5=[flip(ur2a5(2:21)),ur2b5];
u3a5=[flip(ur3a5(2:21)),ur3b5];

%(6N&6P)
tab6=[2*(-1*flip(ta6(2:21))+2),(tb6-2)*2];
u1a6=[flip(ur1a6(2:21)),ur1b6];
u2a6=[flip(ur2a6(2:21)),ur2b6];
u3a6=[flip(ur3a6(2:21)),ur3b6];

% C4
% (4N&4P)
u1z=[flip(ur1c(2:21)),ur1d];
u2z=[flip(ur2c(2:21)),ur2d];
u3z=[flip(ur3c(2:21)),ur3d];
t3=[2*(-1*flip(tc(2:21))+2),(td-2)*2];

%(5N&5P)
t4=[2*(-1*flip(tc5(2:21))+2),(td5-2)*2];
u1z5=[flip(ur1c5(2:21)),ur1d5];
u2z5=[flip(ur2c5(2:21)),ur2d5];
u3z5=[flip(ur3c5(2:21)),ur3d5];


% 6N & 6P
t20=[2*(-1*flip(tc6(2:21))+2),(td6-2)*2];
u1c6=[flip(ur1c6(2:21)),ur1d6];
u2c6=[flip(ur2c6(2:21)),ur2d6];
u3c6=[flip(ur3c6(2:21)),ur3d6];


% C5
% (4N&4P)
u1y=[flip(ur1e(2:21)),ur1f];
u2y=[flip(ur2e(2:21)),ur2f];
u3y=[flip(ur3e(2:21)),ur3f];
t5=[2*(-1*flip(te(2:21))+2),(tf-2)*2];


%(5N&5P)
t6=[2*(-1*flip(te5(2:21))+2),(tf5-2)*2];
u1y5=[flip(ur1e5(2:21)),ur1f5];
u2y5=[flip(ur2e5(2:21)),ur2f5];
u3y5=[flip(ur3e5(2:21)),ur3f5];

%(6N&6P)
t21=[2*(-1*flip(te6(2:21))+2),(tf6-2)*2];
u1e6=[flip(ur1e6(2:21)),ur1f6];
u2e6=[flip(ur2e6(2:21)),ur2f6];
u3e6=[flip(ur3e6(2:21)),ur3f6];

% C6
% (4N&4P)
u1x=[flip(ur1g(2:21)),ur1h];
u2x=[flip(ur2g(2:21)),ur2h];
u3x=[flip(ur3g(2:21)),ur3h];
t7=[2*(-1*flip(tg(2:21))+2),(tf-2)*2];

%(5N&5P)
t8=[2*(-1*flip(tg5(2:21))+2),(th5-2)*2];
u1x5=[flip(ur1g5(2:21)),ur1h5];
u2x5=[flip(ur2g5(2:21)),ur2h5];
u3x5=[flip(ur3g5(2:21)),ur3h5];

% 6N & 6P
t22=[2*(-1*flip(tg6(2:21))+2),(th6-2)*2];
u1g6=[flip(ur1g6(2:21)),ur1h6];
u2g6=[flip(ur2g6(2:21)),ur2h6];
u3g6=[flip(ur3g6(2:21)),ur3h6];


% C7
% (4N&4P)
u1w=[flip(ur1i(2:21)),ur1j];
u2w=[flip(ur2i(2:21)),ur2j];
u3w=[flip(ur3i(2:21)),ur3j];
t9=[2*(-1*flip(ti(2:21))+2),(th-2)*2];

%(5N&5P)
t10=[2*(-1*flip(ti5(2:21))+2),(tj5-2)*2];
u1w5=[flip(ur1g5(2:21)),ur1h5];
u2w5=[flip(ur2g5(2:21)),ur2h5];
u3w5=[flip(ur3g5(2:21)),ur3h5];

% 6N & 6P
t23=[2*(-1*flip(tj6(2:21))+2),(ti6-2)*2];
u1i6=[flip(ur1j6(2:21)),ur1i6];
u2i6=[flip(ur2j6(2:21)),ur2i6];
u3i6=[flip(ur3j6(2:21)),ur3i6];



%% plot ROM data

figure(1)
i=plot(t1,u1a,'color',[0.6350, 0.0780, 0.1840]);
title('Part-2-1.LOADNODE ROM about x-axis (4N&4P)')
xlabel('Moment N-m')
ylabel('Degrees')
legend([c,f,i],'intact','model 5','model 14')
hold on

figure(2)
i=plot(t1,u2a,'color',[0.6350, 0.0780, 0.1840]);
title('Part-2-1.LOADNODE ROM about y-axis (4N&4P)')
xlabel('Moment N-m')
ylabel('Degrees')
legend([c,f,i],'intact','model 5','model 14')
hold on

figure(3)
i=plot(t1,u3a,'color',[0.6350, 0.0780, 0.1840]);
title('Part-2-1.LOADNODE ROM about z-axis (4N&4P)')
xlabel('Moment N-m')
ylabel('Degrees')
legend([c,f,i],'intact','model 5','model 14')
hold on

figure(4)
i=plot(t2,u1a5,'color',[0.6350, 0.0780, 0.1840]);
title('Part-2-1.LOADNODE ROM about x-axis (5N&5P)')
xlabel('Moment N-m')
ylabel('Degrees')
legend([c,f,i],'intact','model 5','model 14')
hold on

figure(5)
i=plot(t2,u2a5,'color',[0.6350, 0.0780, 0.1840]);
title('Part-2-1.LOADNODE ROM about y-axis (5N&5P)')
xlabel('Moment N-m')
ylabel('Degrees')
legend([c,f,i],'intact','model 5','model 14')
hold on

figure(6)
i=plot(t2,u3a5,'color',[0.6350, 0.0780, 0.1840]);
title('Part-2-1.LOADNODE ROM about z-axis (4N&4P)')
xlabel('Moment N-m')
ylabel('Degrees')
legend([c,f,i],'intact','model 5','model 14')
hold on

figure(7)
i=plot(tab6,u1a6,'color',[0.6350, 0.0780, 0.1840]);
title('Part-2-1.LOADNODE ROM about x-axis (6N&6P)')
xlabel('Moment N-m')
ylabel('degrees')
legend([c,f,i],'intact','model 5','model 14')
hold on

figure(8)
i=plot(tab6,u2a6,'color',[0.6350, 0.0780, 0.1840]);
title('Part-2-1.LOADNODE ROM about y-axis (6N&6P)')
xlabel('Moment N-m')
ylabel('degrees')
legend([c,f,i],'intact','model 5','model 14')
hold on

figure(9)
i=plot(tab6,u3a6,'color',[0.6350, 0.0780, 0.1840]);
title('Part-2-1.LOADNODE ROM about z-axis (6N&6P)')
xlabel('Moment N-m')
ylabel('degrees')
legend([c,f,i],'intact','model 5','model 14')
hold on

figure(10)
i=plot(t3,u1z,'color',[0.6350, 0.0780, 0.1840]);
title('Part-2-1.N-C4-EP ROM about x-axis (4N&4P)')
xlabel('Moment N-m')
ylabel('Degrees')
legend([c,f,i],'intact','model 5','model 14')
hold on


figure(11)
i=plot(t3,u2z,'color',[0.6350, 0.0780, 0.1840]);
title('Part-2-1.N-C4-EP ROM about y-axis (4N&4P)')
xlabel('Moment N-m')
ylabel('Degrees')
legend([c,f,i],'intact','model 5','model 14')
 hold on

figure(12)
i=plot(t3,u3z,'color',[0.6350, 0.0780, 0.1840]);
title('Part-2-1.N-C4-EP ROM about z-axis (4N&4P)')
xlabel('Moment N-m')
ylabel('Degrees')
legend([c,f,i],'intact','model 5','model 14')
hold on

figure(13)
i=plot(t4,u1z5,'color',[0.6350, 0.0780, 0.1840]);
title('Part-2-1.N-C4-EP ROM about x-axis (5N&5P)')
xlabel('Moment N-m')
ylabel('Degrees')
legend([c,f,i],'intact','model 5','model 14')
hold on

figure(14)
i=plot(t4,u2z5,'color',[0.6350, 0.0780, 0.1840]);
title('Part-2-1.N-C4-EP ROM about y-axis (5N&5P)')
xlabel('Moment N-m')
ylabel('Degrees')
legend([c,f,i],'intact','model 5','model 14')
hold on

figure(15)
i=plot(t4,u3z5,'color',[0.6350, 0.0780, 0.1840]);
title('Part-2-1.N-C4-EP ROM about z-axis (5N&5P)')
xlabel('Moment N-m')
ylabel('Degrees')
legend([c,f,i],'intact','model 5','model 14')
hold on


figure(16)
i=plot(t20,u1c6,'color',[0.6350, 0.0780, 0.1840]);
title('Part-2-1.N-C4-EP ROM about x axis (6N&6P)')
xlabel('Moment N-m')
ylabel('Degrees')
legend([c,f,i],'intact','model 5','model 14')
hold on

figure(17)
i=plot(t20,u2c6,'color',[0.6350, 0.0780, 0.1840]);
title('Part-2-1.N-C4-EP ROM about y axis (6N&6P)')
xlabel('Moment N-m')
ylabel('Degrees')
legend([c,f,i],'intact','model 5','model 14')
hold on

figure(18)
i=plot(t20,u3c6,'color',[0.6350, 0.0780, 0.1840]);
title('Part-2-1.N-C4-EP ROM about z axis (6N&6P)')
xlabel('Moment N-m')
ylabel('Degrees')
legend([c,f,i],'intact','model 5','model 14')
hold on

figure(19)
i=plot(t5,u1y,'color',[0.6350, 0.0780, 0.1840]);
title('Part-2-1.N-C5-EP ROM about x-axis (4N&4P)')
xlabel('Moment N-m')
ylabel('Degrees')
legend([c,f,i],'intact','model 5','model 14')
hold on

figure(20)
i=plot(t5,u2y,'color',[0.6350, 0.0780, 0.1840]);
title('Part-2-1.N-C4-EP ROM about y-axis (4N&4P)')
xlabel('Moment N-m')
ylabel('Degrees')
legend([c,f,i],'intact','model 5','model 14')
hold on

figure(21)
i=plot(t5,u3y,'color',[0.6350, 0.0780, 0.1840]);
title('Part-2-1.N-C4-EP ROM about z-axis (4N&4P)')
xlabel('Moment N-m')
ylabel('Degrees')
legend([c,f,i],'intact','model 5','model 14')
hold on

figure(22)
i=plot(t6,u1y5,'color',[0.6350, 0.0780, 0.1840]);
title('Part-2-1.N-C5-EP ROM about x-axis (5N&5P)')
xlabel('Moment N-m')
ylabel('Degrees')
legend([c,f,i],'intact','model 5','model 14')
hold on

figure(23)
i=plot(t6,u2y5,'color',[0.6350, 0.0780, 0.1840]);
title('Part-2-1.N-C5-EP ROM about y-axis (5N&5P)')
xlabel('Moment N-m')
ylabel('Degrees')
legend([c,f,i],'intact','model 5','model 14')
hold on

figure(24)
i=plot(t6,u3y5,'color',[0.6350, 0.0780, 0.1840]);
title('Part-2-1.N-C5-EP ROM about z-axis (5N&5P)')
xlabel('Moment N-m')
ylabel('Degrees')
legend([c,f,i],'intact','model 5','model 14')
hold on


figure(25)
i=plot(t21,u1e6,'color',[0.6350, 0.0780, 0.1840]);
title('Part-2-1.N-C5-EP ROM about x-axis (6N&6P)')
xlabel('Moment N-m')
ylabel('Degrees')
legend([c,f,i],'intact','model 5','model 14')
hold on

figure(26)
i=plot(t21,u2e6,'color',[0.6350, 0.0780, 0.1840]);
title('Part-2-1.N-C5-EP ROM about y-axis (6N&6P)')
xlabel('Moment N-m')
ylabel('Degrees')
legend([c,f,i],'intact','model 5','model 14')
hold on

figure(27)
i=plot(t21,u3e6,'color',[0.6350, 0.0780, 0.1840]);
title('Part-2-1.N-C5-EP ROM about y-axis (6N&6P)')
xlabel('Moment N-m')
ylabel('Degrees')
legend([c,f,i],'intact','model 5','model 14')
hold on

figure(28)
i=plot(t7,u1x,'color',[0.6350, 0.0780, 0.1840]);
title('Part-2-1.N-C6-EP ROM about x-axis (4N&4P)')
xlabel('Moment N-m')
ylabel('Degrees')
legend([c,f,i],'intact','model 5','model 14')
hold on

figure(29)
i=plot(t7,u2x,'color',[0.6350, 0.0780, 0.1840]);
title('Part-2-1.N-C6-EP ROM about y-axis (4N&4P)')
xlabel('Moment N-m')
ylabel('Degrees')
legend([c,f,i],'intact','model 5','model 14')
hold on

figure(30)
i=plot(t7,u3x,'color',[0.6350, 0.0780, 0.1840]);
title('Part-2-1.N-C6-EP ROM about z-axis (4N&4P)')
xlabel('Moment N-m')
ylabel('Degrees')
legend([c,f,i],'intact','model 5','model 14')
hold on



figure(31)
i=plot(t8,u1x5,'color',[0.6350, 0.0780, 0.1840]);
title('Part-2-1.N-C6-EP ROM about x-axis (5N&5P)')
xlabel('Moment N-m')
ylabel('Degrees')
legend([c,f,i],'intact','model 5','model 14')
hold on

figure(32)
i=plot(t8,u2x5,'color',[0.6350, 0.0780, 0.1840]);
title('Part-2-1.N-C6-EP ROM about y-axis (5N&5P)')
xlabel('Moment N-m')
ylabel('Degrees')
legend([c,f,i],'intact','model 5','model 14')
hold on

figure(33)
i=plot(t8,u3x5,'color',[0.6350, 0.0780, 0.1840]);
title('Part-2-1.N-C6-EP ROM about z-axis (5N&5P)')
xlabel('Moment N-m')
ylabel('Degrees')
legend([c,f,i],'intact','model 5','model 14')
hold on

figure(34)
i=plot(t22,u1g6,'color',[0.6350, 0.0780, 0.1840]);
title('Part-2-1.N-C6-EP ROM about x-axis (6N&6P)')
xlabel('Moment N-m')
ylabel('Degrees')
legend([c,f,i],'intact','model 5','model 14')
hold on

figure(35)
i=plot(t22,u2g6,'color',[0.6350, 0.0780, 0.1840]);
title('Part-2-1.N-C6-EP ROM about y-axis (6N&6P)')
xlabel('Moment N-m')
ylabel('Degrees')
legend([c,f,i],'intact','model 5','model 14')
hold on

figure(36)
i=plot(t22,u3g6,'color',[0.6350, 0.0780, 0.1840]);
title('Part-2-1.N-C6-EP ROM about z-axis (6N&6P)')
xlabel('Moment N-m')
ylabel('Degrees')
legend([c,f,i],'intact','model 5','model 14')
hold on

figure(37)
i=plot(t9,u1w,'color',[0.6350, 0.0780, 0.1840]);
title('Part-2-1.N-C7-EP ROM about x-axis (4N&4P)')
xlabel('Moment N-m')
ylabel('Degrees')
legend([c,f,i],'intact','model 5','model 14')
hold on

figure(38)
i=plot(t9,u2w,'color',[0.6350, 0.0780, 0.1840]);
title('Part-2-1.N-C7-EP ROM about y-axis (4N&4P)')
xlabel('Moment N-m')
ylabel('Degrees')
legend([c,f,i],'intact','model 5','model 14')
hold on

figure(39)
i=plot(t9,u3w,'color',[0.6350, 0.0780, 0.1840]);
title('Part-2-1.N-C7-EP ROM about z-axis (4N&4P)')
xlabel('Moment N-m')
ylabel('Degrees')
legend([c,f,i],'intact','model 5','model 14')
hold on


figure(40)
i=plot(t10,u1x5,'color',[0.6350, 0.0780, 0.1840]);
title('Part-2-1.N-C7-EP ROM about x-axis (5N&5P)')
xlabel('Moment N-m')
ylabel('Degrees')
legend([c,f,i],'intact','model 5','model 14')
hold on

figure(41)
i=plot(t10,u2x5,'color',[0.6350, 0.0780, 0.1840]);
title('Part-2-1.N-C7-EP ROM about y-axis (5N&5P)')
xlabel('Moment N-m')
ylabel('Degrees')
legend([c,f,i],'intact','model 5','model 14')
hold on

figure(42)
i=plot(t10,u3x5,'color',[0.6350, 0.0780, 0.1840]);
title('Part-2-1.N-C7-EP ROM about z-axis (5N&5P)')
xlabel('Moment N-m')
ylabel('Degrees')
legend([c,f,i],'intact','model 5','model 14')
hold on

figure(43)
i=plot(t23,u1i6,'color',[0.6350, 0.0780, 0.1840]);
title('Part-2-1.N-C7-EP ROM about x-axis (6N&6P)')
xlabel('Moment N-m')
ylabel('Degrees')
legend([c,f,i],'intact','model 5','model 14')
hold on

figure(44)
i=plot(t23,u2i6,'color',[0.6350, 0.0780, 0.1840]);
title('Part-2-1.N-C7-EP ROM about y-axis (6N&6P)')
xlabel('Moment N-m')
ylabel('Degrees')
legend([c,f,i],'intact','model 5','model 14')
hold on

figure(45)
i=plot(t23,u3i6,'color',[0.6350, 0.0780, 0.1840]);
title('Part-2-1.N-C7-EP ROM about z-axis (6N&6P)')
xlabel('Moment N-m')
ylabel('Degrees')
legend([c,f,i],'intact','model 5','model 14')
hold on
